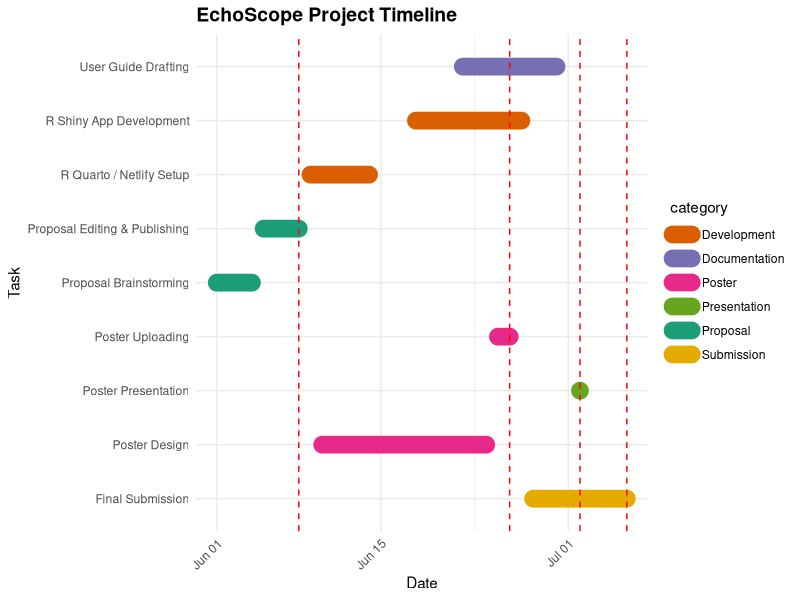

This chart was generated by the following R code:
## ---- chunk 1
library(tidyverse)
library(lubridate)

# 任务排期
schedule_df <- tibble(
  task = c(
    "Proposal Brainstorming", "Proposal Editing & Publishing",
    "R Quarto / Netlify Setup", "R Shiny App Development",
    "User Guide Drafting", "Poster Design", "Poster Uploading",
    "Poster Presentation", "Final Submission"
  ),
  start = as.Date(c(
    "2025-06-01", "2025-06-05", "2025-06-09", "2025-06-18",
    "2025-06-22", "2025-06-10", "2025-06-25", "2025-07-02", "2025-06-28"
  )),
  end = as.Date(c(
    "2025-06-04", "2025-06-08", "2025-06-14", "2025-06-27",
    "2025-06-30", "2025-06-24", "2025-06-26", "2025-07-02", "2025-07-06"
  )),
  category = c(
    "Proposal", "Proposal", "Development", "Development",
    "Documentation", "Poster", "Poster", "Presentation", "Submission"
  )
)

# 关键日期
due_dates <- tibble(
  label = c("Due 8 Jun", "Due 26 Jun", "Due 2 Jul", "Due 6 Jul"),
  date = as.Date(c("2025-06-08", "2025-06-26", "2025-07-02", "2025-07-06"))
)

# 日期标注额外字段（展示完整日期）
due_dates <- due_dates %>%
  mutate(date_str = format(date, "%b %d"))

# 颜色
colors <- c(
  "Proposal" = "#1b9e77", "Development" = "#d95f02", "Documentation" = "#7570b3",
  "Poster" = "#e7298a", "Presentation" = "#66a61e", "Submission" = "#e6ab02"
)

max_y <- length(unique(schedule_df$task)) + 1

# 绘图
ggplot(schedule_df, aes(x = start, xend = end, y = task, yend = task, color = category)) +
  geom_segment(size = 6, lineend = "round") +
  geom_vline(data = due_dates, aes(xintercept = date), color = "red", linetype = "dashed") +
  geom_text(
    data = due_dates,
    mapping = aes(x = date, label = paste(label, "\n", date_str)),
    y = max_y,
    inherit.aes = FALSE,
    color = "red", size = 3.5, vjust = 0
  ) +
  scale_color_manual(values = colors) +
  labs(title = "EchoScope Project Timeline", x = "Date", y = "Task") +
  theme_minimal() +
  theme(
    axis.text.x = element_text(angle = 45, hjust = 1),
    legend.position = "right",
    plot.title = element_text(size = 14, face = "bold")
  )
